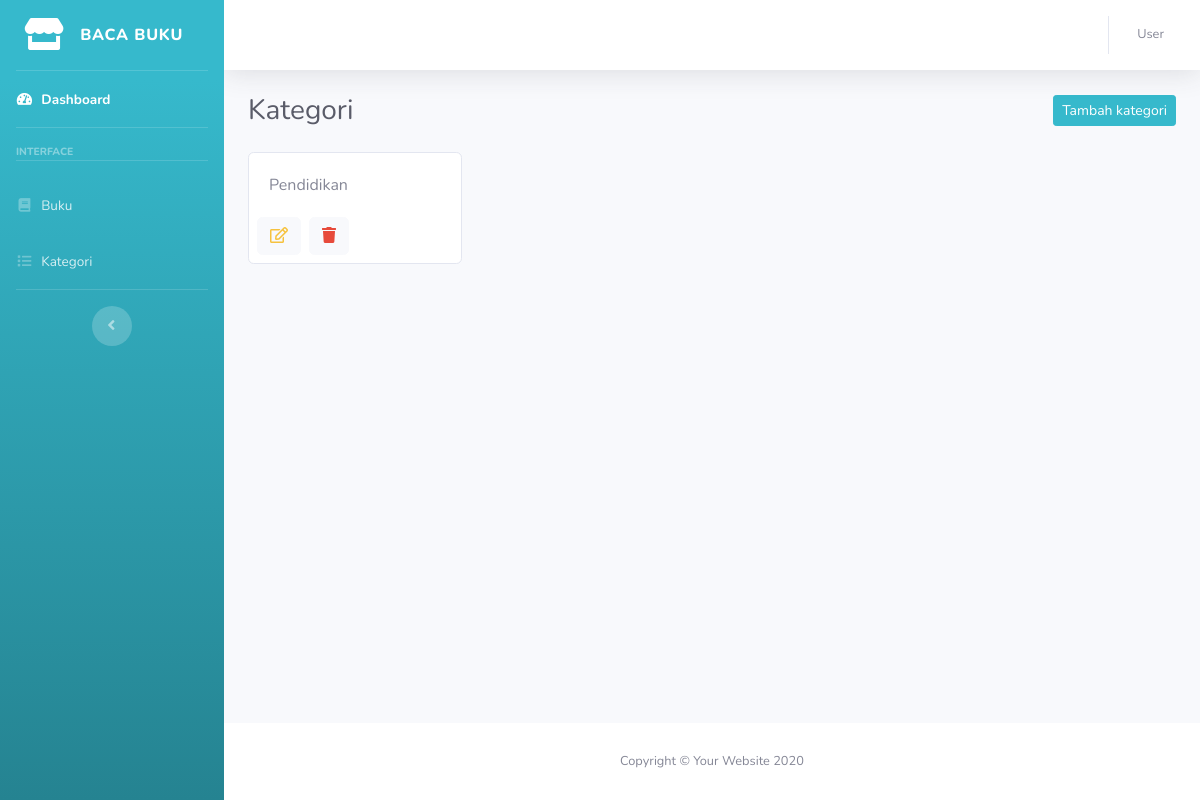
Before: /kategori/index.php with the older database file.
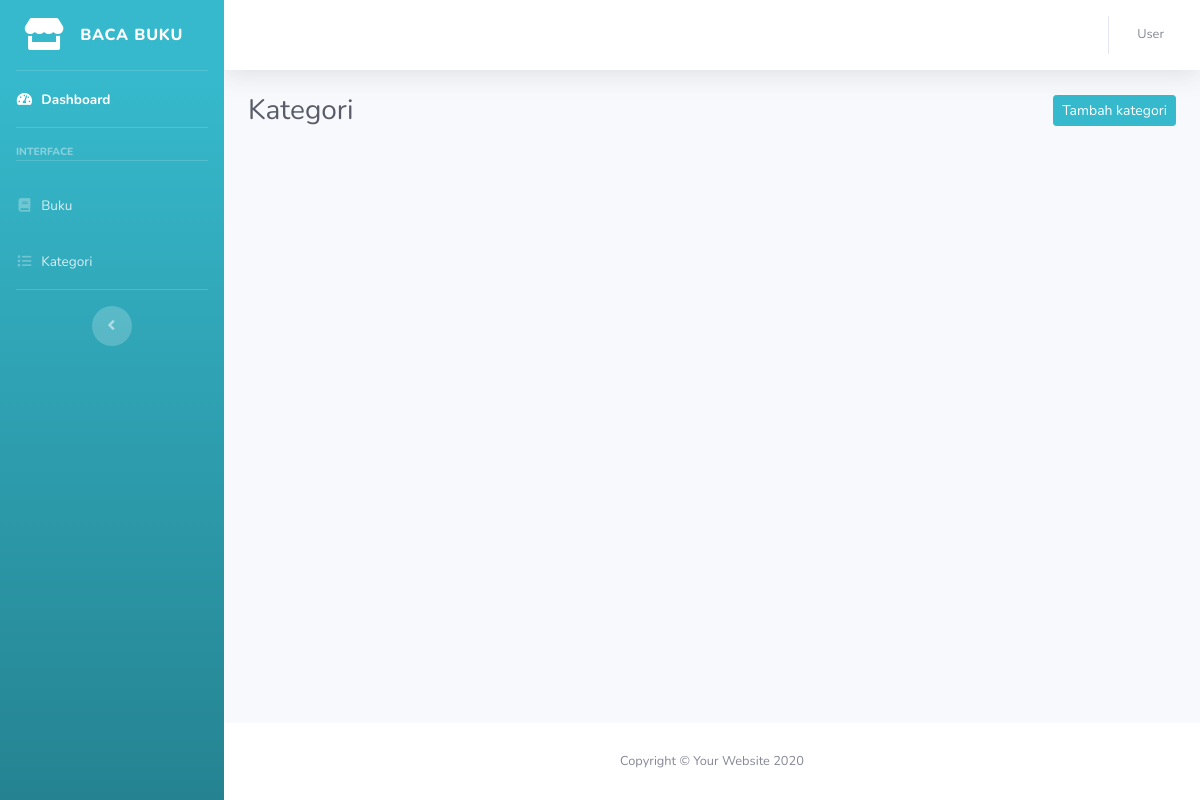
After: the same page with the newer database file.
### tables this page shows
CREATE TABLE `tb_kategori` (
  `kategori_id` int(11) NOT NULL,
  `nama_kategori` varchar(50) NOT NULL
);

### functions/kategori.php (called while the page is built, shortened)
<?php
include "../config/connection.php";
function getAllCategories()
{
  global $conn;
  $query = "SELECT * FROM tb_kategori";
  $result = mysqli_query($conn, $query);
  $rows = [];
  while ($row = mysqli_fetch_assoc($result)) {
    $rows[] = $row;
  }
  return $rows;
}

### kategori/index.php (the view)
<?php include "../layouts/header.php" ?>
<?php include "../layouts/sidebar.php" ?>
<?php include "../layouts/navbar.php" ?>
<div class="container-fluid">
  <div class="d-sm-flex align-items-center justify-content-between mb-4">
    <h1 class="h3 mb-0 text-gray-800">Kategori</h1>
    <a class="btn btn-sm btn-info px-2" href="add.php">Tambah kategori</a>
  </div>
  <?php
  include "../functions/kategori.php";
  $categories = getAllCategories();
  ?>
  <div class="row">
    <?php foreach ($categories as $category) : ?>
      <div class="col-md-3 col-12">
        <div class="card">
          <div class="card-body"><?= $category['nama_kategori']; ?></div>
          <div class="card-text mb-2 ml-2 d-flex">
            <a href="edit.php?id=<?= $category['kategori_id']; ?>" class="btn btn-light mr-2">
              <i class="far fa-edit text-warning"></i>
            </a>
            <a href="delete.php?id=<?= $category['kategori_id']; ?>" class="btn btn-light mr-2">
              <i class="fas fa-trash text-danger"></i>
            </a>
          </div>
        </div>
      </div>
    <?php endforeach; ?>
  </div>
</div>
<?php include "../layouts/footer.php" ?>

### layouts/header.php (shortened to what this page needs)
<!DOCTYPE html>
<html lang="en">
<head>
  <link href="/toko-buku-uas/assets/vendor/fontawesome-free/css/all.min.css" rel="stylesheet" type="text/css">
  <link href="/toko-buku-uas/assets/css/sb-admin-2.min.css" rel="stylesheet">
</head>
<body id="page-top">

### layouts/sidebar.php
<div id="wrapper">
  <ul class="navbar-nav bg-gradient-info sidebar sidebar-dark accordion" id="accordionSidebar">
    <a class="sidebar-brand d-flex align-items-center justify-content-center" href="index.html">
      <div class="sidebar-brand-icon">
        <i class="fas fa-store"></i>
      </div>
      <div class="sidebar-brand-text mx-3">Baca Buku</div>
    </a>
    <hr class="sidebar-divider my-0">
    <li class="nav-item active">
      <a class="nav-link" href="/toko-buku-uas">
        <i class="fas fa-fw fa-tachometer-alt"></i>
        <span>Dashboard</span></a>
    </li>
    <hr class="sidebar-divider">
    <div class="sidebar-heading">
      Interface
    </div>
    <hr class="sidebar-divider">
    <li class="nav-item">
      <a class="nav-link" href="/toko-buku-uas/buku">
        <i class="fas fa-fw fa-book"></i>
        <span>Buku</span></a>
    </li>
    <li class="nav-item">
      <a class="nav-link" href="/toko-buku-uas/kategori">
        <i class="fas fa-fw fa-list"></i>
        <span>Kategori</span></a>
    </li>
    <hr class="sidebar-divider d-none d-md-block">
    <div class="text-center d-none d-md-inline">
      <button class="rounded-circle border-0" id="sidebarToggle"></button>
    </div>
  </ul>

### layouts/navbar.php (shortened to what this page needs)
<div id="content-wrapper" class="d-flex flex-column">
  <div id="content">
    <nav class="navbar navbar-expand navbar-light bg-white topbar mb-4 static-top shadow">
      <ul class="navbar-nav ml-auto">
        <li class="nav-item dropdown no-arrow">
          <a class="nav-link dropdown-toggle" href="#" id="userDropdown" role="button" data-toggle="dropdown" aria-haspopup="true" aria-expanded="false">
            <span class="mr-2 d-none d-lg-inline text-gray-600 small">User</span>
          </a>
        </li>
      </ul>
    </nav>

### layouts/footer.php (shortened to what this page needs)
</div>
<footer class="sticky-footer bg-white">
  <div class="container my-auto">
    <div class="copyright text-center my-auto">
      <span>Copyright &copy; Your Website 2020</span>
    </div>
  </div>
</footer>
</div>
</div>
</body>
</html>

Changed rows visible on the page:
removed tb_kategori: nama_kategori "Pendidikan"
